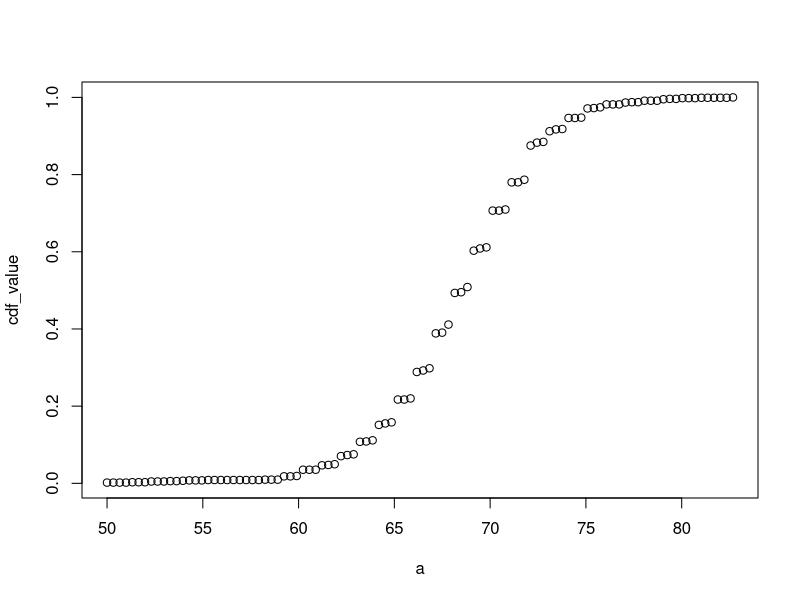
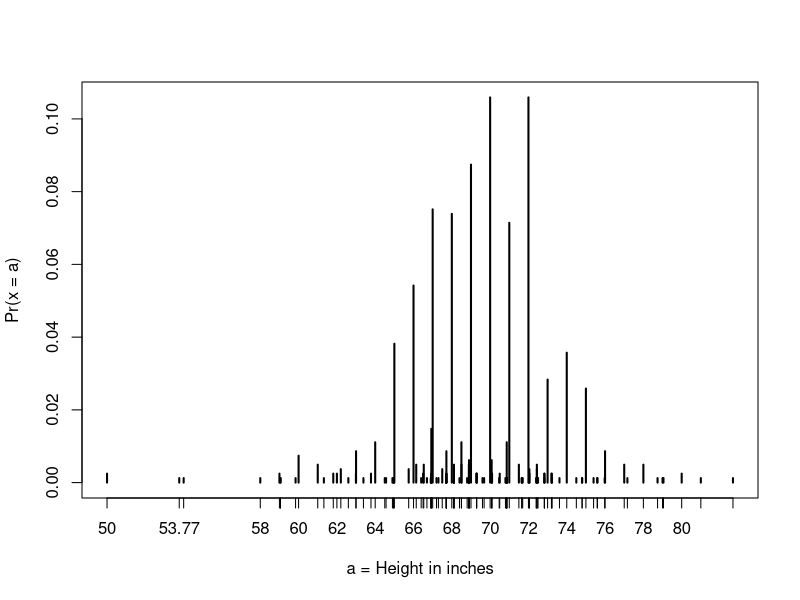

Recreate these plots in R, in order.
## ---- chunk 1
library(dslabs)
data(murders)
head(murders)
## ---- chunk 2
# load the dataset
library(dslabs)
data(heights)
# make a table of category proportions
prop.table(table(heights$sex))
## ---- chunk 3
# example for student heights
a <- seq(min(heights$height), max(heights$height), length = 100)
cdf_function <- function(x){
  mean(heights$height <= x)
}
cdf_value <- sapply(a, cdf_function)
plot(a, cdf_value)
## ---- chunk 4
# define x as vector of male heights
library(tidyverse)
library(dslabs)
data(heights)
index <- heights$sex=="Male"
x <- heights$height[index]

# calculate the mean and standard deviation manually
average <- sum(x)/length(x)
SD <- sqrt(sum((x-average)^2)/length(x))

# built-in mean and sd functions - note that the audio and printed value disagree
average <- mean(x)
SD <- sd(x)
c(average = average, SD = SD)

# calculate standard units
z <- scale(x)

# calculate proportion of value within 2 SD of mean
mean(abs(z) < 2)
## ---- chunk 5
library(tidyverse)
library(dslabs)
data("heights")
x <- heights %>% filter(sex=="Male") %>% pull(height)
## ---- chunk 6
1 - pnorm(70.5, mean(x), sd(x))
## ---- chunk 7
# plot distribution of exact heights in data
plot(prop.table(table(x)), xlab = "a = Height in inches", ylab = "Pr(x = a)")
## ---- chunk 8
# probabilities in actual data over length 1 ranges containing a integer
mean(x <= 68.5) - mean(x <= 67.5)
mean(x <= 69.5) - mean(x <= 68.5)
mean(x <= 70.5) - mean(x <= 69.5)

# probabilities in normal approximation match well
pnorm(68.5, mean(x), sd(x)) - pnorm(67.5, mean(x), sd(x))
pnorm(69.5, mean(x), sd(x)) - pnorm(68.5, mean(x), sd(x))
pnorm(70.5, mean(x), sd(x)) - pnorm(69.5, mean(x), sd(x))

# probabilities in actual data over other ranges don't match normal approx as well
mean(x <= 70.9) - mean(x <= 70.1)
pnorm(70.9, mean(x), sd(x)) - pnorm(70.1, mean(x), sd(x))
## ---- chunk 9
library(dslabs)
data("heights")
## ---- chunk 10
summary(heights$height)
## ---- chunk 11
p <- seq(0.01, 0.99, 0.01)
percentiles <- quantile(heights$height, p)
## ---- chunk 12
percentiles[names(percentiles) == "25%"]
percentiles[names(percentiles) == "75%"]
## ---- chunk 13
p <- seq(0.01, 0.99, 0.01)
theoretical_quantiles <- qnorm(p, 69, 3)
